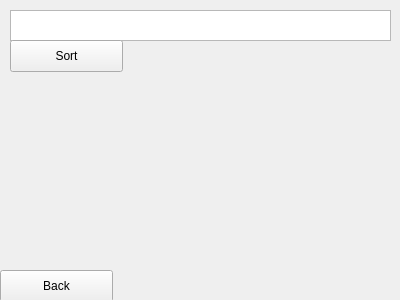
<?xml version="1.0" encoding="UTF-8"?>
<ui version="4.0">
 <class>SortTestPage</class>
 <widget class="QWidget" name="SortTestPage">
  <property name="geometry">
   <rect>
    <x>0</x>
    <y>0</y>
    <width>400</width>
    <height>300</height>
   </rect>
  </property>
  <property name="windowTitle">
   <string>Form</string>
  </property>
  <widget class="QPushButton" name="buttonBack">
   <property name="geometry">
    <rect>
     <x>0</x>
     <y>270</y>
     <width>113</width>
     <height>32</height>
    </rect>
   </property>
   <property name="text">
    <string>Back</string>
   </property>
  </widget>
  <widget class="QTextEdit" name="textEdit">
   <property name="geometry">
    <rect>
     <x>10</x>
     <y>10</y>
     <width>381</width>
     <height>31</height>
    </rect>
   </property>
  </widget>
  <widget class="QPushButton" name="buttonSort">
   <property name="geometry">
    <rect>
     <x>10</x>
     <y>40</y>
     <width>113</width>
     <height>32</height>
    </rect>
   </property>
   <property name="text">
    <string>Sort</string>
   </property>
  </widget>
  <widget class="QWidget" name="horizontalLayoutWidget">
   <property name="geometry">
    <rect>
     <x>10</x>
     <y>80</y>
     <width>381</width>
     <height>111</height>
    </rect>
   </property>
   <layout class="QHBoxLayout" name="horizontalLayout"/>
  </widget>
 </widget>
 <resources/>
 <connections/>
</ui>
